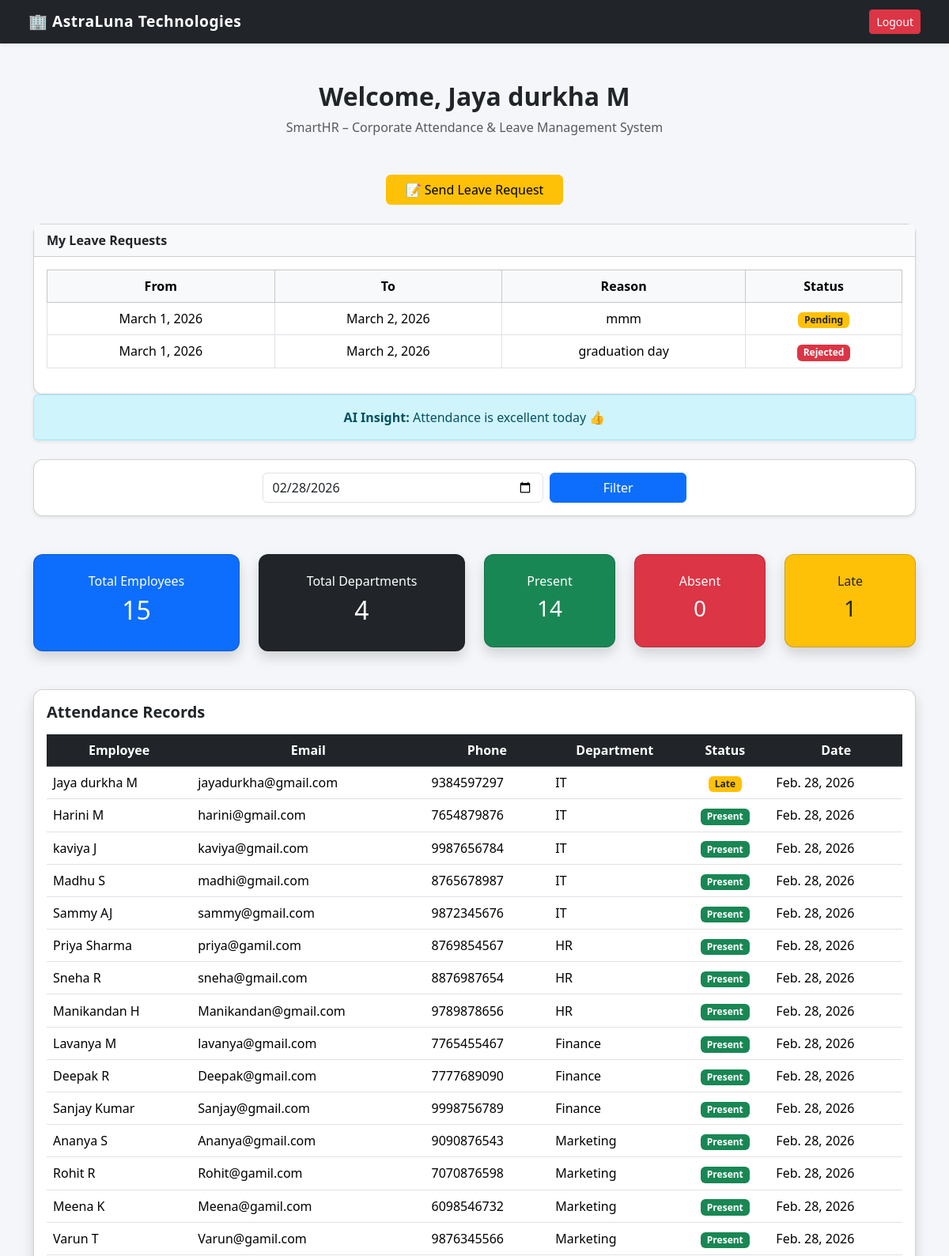
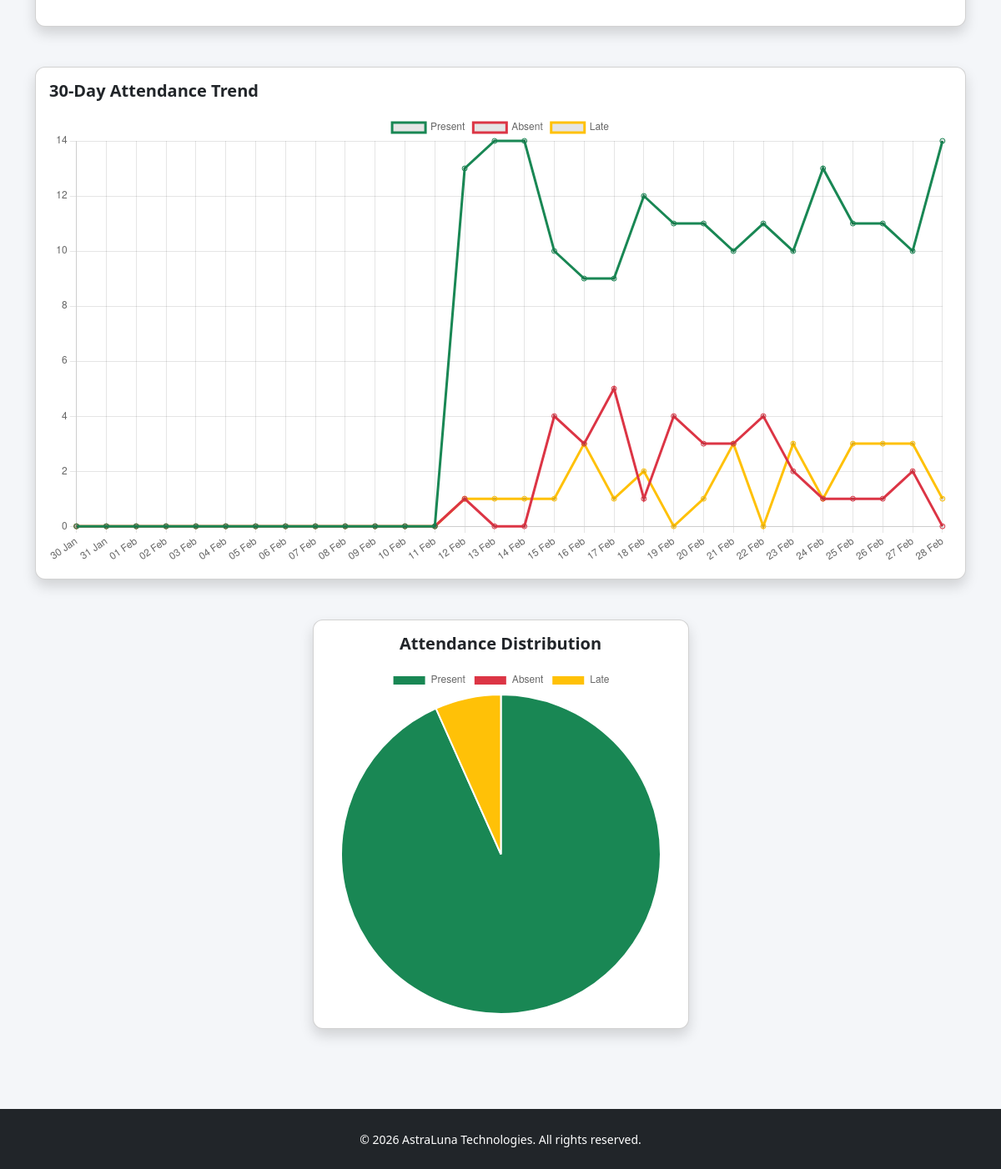
Screenshot of / (signed in) with the database file from the repository (2 pictures, top to bottom).
### employees/models.py (models this page shows, shortened)
class Employee(models.Model):
    user = models.OneToOneField(
        User,
        on_delete=models.CASCADE,
        null=True,
        blank=True,
        related_name="employee_profile"
    )
    first_name = models.CharField(max_length=100)
    last_name = models.CharField(max_length=100)
    email = models.EmailField(unique=True)
    phone = models.CharField(max_length=15)
    department = models.ForeignKey(Department, on_delete=models.CASCADE)
    position = models.CharField(max_length=100)
    joined_date = models.DateField()
    is_active = models.BooleanField(default=True)

class LeaveRequest(models.Model):
    STATUS_CHOICES = [
        ('Pending', 'Pending'),
        ('Approved', 'Approved'),
        ('Rejected', 'Rejected'),
    ]
    employee = models.ForeignKey(
        Employee,   # ✅ FIXED (was User before)
        on_delete=models.CASCADE,
        related_name="leave_requests"
    )
    reason = models.TextField()
    from_date = models.DateField()
    to_date = models.DateField()
    status = models.CharField(
        max_length=10,
        choices=STATUS_CHOICES,
        default='Pending'
    )
    created_at = models.DateTimeField(auto_now_add=True)
    updated_at = models.DateTimeField(auto_now=True)
    class Meta:
        ordering = ['-created_at']

class Attendance(models.Model):
    employee = models.ForeignKey(Employee, on_delete=models.CASCADE)
    date = models.DateField()
    check_in = models.TimeField(null=True, blank=True)
    check_out = models.TimeField(null=True, blank=True)
    status = models.CharField(
        max_length=20,
        choices=[
            ('Present', 'Present'),
            ('Absent', 'Absent'),
            ('Late', 'Late'),
        ],
        default='Present'
    )

class Department(models.Model):
    name = models.CharField(max_length=100)
    created_at = models.DateTimeField(auto_now_add=True)

### employees/views.py (the view)
# urls.py: path('', dashboard, name="dashboard"),
@login_required
def dashboard(request):
    user = request.user
    role = None
    if user.groups.filter(name='Admin').exists():
        role = "Admin"
    elif user.groups.filter(name='HR').exists():
        role = "HR"
    elif user.groups.filter(name='Viewer').exists():
        role = "Viewer"
    leave_requests = None
    if hasattr(user, "employee_profile"):
        leave_requests = LeaveRequest.objects.filter(
            employee=user.employee_profile
        ).order_by("-created_at")
    selected_date = request.GET.get("date")
    if selected_date:
        try:
            filter_date = datetime.strptime(selected_date, "%Y-%m-%d").date()
        except:
            filter_date = date.today()
    else:
        filter_date = date.today()
    total_employees = Employee.objects.count()
    total_departments = Department.objects.count()
    present_count = Attendance.objects.filter(date=filter_date, status="Present").count()
    absent_count = Attendance.objects.filter(date=filter_date, status="Absent").count()
    late_count = Attendance.objects.filter(date=filter_date, status="Late").count()
    if total_employees > 0:
        present_percent = round((present_count / total_employees) * 100, 1)
        absent_percent = round((absent_count / total_employees) * 100, 1)
        late_percent = round((late_count / total_employees) * 100, 1)
    else:
        present_percent = 0
        absent_percent = 0
        late_percent = 0
    if present_percent >= 80:
        ai_message = "Attendance is excellent today 👍"
    elif present_percent >= 60:
        ai_message = "Attendance is moderate today 🙂"
    else:
        ai_message = "High absenteeism detected ⚠ Please review attendance."
    dept_absent = Attendance.objects.filter(
        date=filter_date, status="Absent"
    ).values("employee__department__name").annotate(
        total=Count("id")
    ).order_by("-total").first()
    if dept_absent and dept_absent["total"] > 0:
        ai_message += f" | Most absences from {dept_absent['employee__department__name']} department."
    attendance_records = Attendance.objects.filter(
        date=filter_date
    ).select_related("employee", "employee__department")
    today = timezone.now().date()
    last_30_days = [today - timedelta(days=i) for i in range(29, -1, -1)]
    labels = []
    present_data = []
    absent_data = []
    late_data = []
    for day in last_30_days:
        labels.append(day.strftime("%d %b"))
        present_data.append(
            Attendance.objects.filter(date=day, status="Present").count()
        )
        absent_data.append(
            Attendance.objects.filter(date=day, status="Absent").count()
        )
        late_data.append(
            Attendance.objects.filter(date=day, status="Late").count()
        )
    context = {
        "leave_requests": leave_requests,
        "role": role,
        "username": user.username,
        "ai_message": ai_message,
        "total_employees": total_employees,
        "total_departments": total_departments,
        "present_count": present_count,
        "absent_count": absent_count,
        "late_count": late_count,
        "present_percent": present_percent,
        "absent_percent": absent_percent,
        "late_percent": late_percent,
        "attendance_records": attendance_records,
        "selected_date": filter_date,
        "labels": json.dumps(labels),
        "present_data": json.dumps(present_data),
        "absent_data": json.dumps(absent_data),
        "late_data": json.dumps(late_data),
    }
    return render(request, "dashboard.html", context)

### employees/templates/dashboard.html (shortened to what this page needs)
{% load static %}
<!DOCTYPE html>
<html>
<head>
    <link href="https://cdn.jsdelivr.net/npm/bootstrap@5.3.2/dist/css/bootstrap.min.css" rel="stylesheet">
</head>
<body>
<nav class="navbar navbar-expand-lg navbar-dark bg-dark shadow-sm px-4">
    <div class="container-fluid">
        <span class="navbar-brand fw-semibold">
            🏢 AstraLuna Technologies
        </span>
        <div class="d-flex align-items-center gap-2">
            <form action="{% url 'logout' %}" method="post" class="m-0">
                <button type="submit" class="btn btn-danger btn-sm">
                    Logout
                </button>
            </form>
        </div>
    </div>
</nav>
<div class="container py-5">
    <div class="text-center mb-5">
        <h2 class="fw-bold">
            Welcome,
            {% if leave_requests %}
                {{ request.user.employee_profile.first_name }}
                {{ request.user.employee_profile.last_name }}
            {% else %}
                {{ request.user.username }}
            {% endif %}
        </h2>
        <p class="text-muted">SmartHR – Corporate Attendance & Leave Management System</p>
    </div>
    {% if leave_requests %}
    <div class="text-center mb-4">
        <a href="{% url 'leave_request' %}" class="btn btn-warning px-4">
            📝 Send Leave Request
        </a>
    </div>
    {% endif %}
    {% if leave_requests %}
    <div class="card shadow-sm mt-4">
        <div class="card-header bg-light fw-bold">
            My Leave Requests
        </div>
        <div class="card-body">
            <table class="table table-bordered text-center">
                <thead class="table-light">
                    <tr>
                        <th>From</th>
                        <th>To</th>
                        <th>Reason</th>
                        <th>Status</th>
                    </tr>
                </thead>
                <tbody>
                    {% for leave in leave_requests %}
                    <tr>
                        <td>{{ leave.from_date }}</td>
                        <td>{{ leave.to_date }}</td>
                        <td>{{ leave.reason }}</td>
                        <td>
                            {% if leave.status == "Approved" %}
                                <span class="badge bg-success">Approved</span>
                            {% elif leave.status == "Rejected" %}
                                <span class="badge bg-danger">Rejected</span>
                            {% else %}
                                <span class="badge bg-warning text-dark">Pending</span>
                            {% endif %}
                        </td>
                    </tr>
                    {% endfor %}
                </tbody>
            </table>
        </div>
    </div>
    {% endif %}
    <div class="alert alert-info text-center shadow-sm mb-4">
        <strong>AI Insight:</strong> {{ ai_message }}
    </div>
    <div class="card shadow-sm mb-5">
        <div class="card-body">
            <form method="GET">
                <div class="row justify-content-center g-2">
                    <div class="col-md-4">
                        <input type="date" name="date"
                               value="{{ selected_date|date:'Y-m-d' }}"
                               class="form-control">
                    </div>
                    <div class="col-md-2">
                        <button type="submit" class="btn btn-primary w-100">
                            Filter
                        </button>
                    </div>
                </div>
            </form>
        </div>
    </div>
    <div class="row g-4 text-center mb-5">
        <div class="col-md-3">
            <div class="card stat-card shadow bg-primary text-white p-4">
                <h6>Total Employees</h6>
                <h2>{{ total_employees|default:0 }}</h2>
            </div>
        </div>
        <div class="col-md-3">
            <div class="card stat-card shadow bg-dark text-white p-4">
                <h6>Total Departments</h6>
                <h2>{{ total_departments|default:0 }}</h2>
            </div>
        </div>
        <div class="col-md-2">
            <div class="card stat-card shadow bg-success text-white p-4">
                <h6>Present</h6>
                <h3>{{ present_count|default:0 }}</h3>
            </div>
        </div>
        <div class="col-md-2">
            <div class="card stat-card shadow bg-danger text-white p-4">
                <h6>Absent</h6>
                <h3>{{ absent_count|default:0 }}</h3>
            </div>
        </div>
        <div class="col-md-2">
            <div class="card stat-card shadow bg-warning text-dark p-4">
                <h6>Late</h6>
                <h3>{{ late_count|default:0 }}</h3>
            </div>
        </div>
    </div>
    <div class="card shadow mb-5">
        <div class="card-body">
            <h5 class="mb-3 fw-semibold">Attendance Records</h5>
            <div class="table-responsive">
                <table class="table table-hover align-middle">
                    <thead class="table-dark text-center">
                        <tr>
                            <th>Employee</th>
                            <th>Email</th>
                            <th>Phone</th>
                            <th>Department</th>
                            <th>Status</th>
                            <th>Date</th>
                        </tr>
                    </thead>
                    <tbody>
                        {% for record in attendance_records %}
                        <tr>
                            <td>
                                {{ record.employee.first_name }}
                                {{ record.employee.last_name }}
                            </td>
                            <td>{{ record.employee.email|default:"N/A" }}</td>
                            <td>{{ record.employee.phone|default:"N/A" }}</td>
                            <td>{{ record.employee.department.name }}</td>
                            <td class="text-center">
                                {% if record.status == "Present" %}
                                    <span class="badge bg-success">Present</span>
                                {% elif record.status == "Absent" %}
                                    <span class="badge bg-danger">Absent</span>
                                {% elif record.status == "Late" %}
                                    <span class="badge bg-warning text-dark">Late</span>
                                {% else %}
                                    <span class="badge bg-secondary">Unknown</span>
                                {% endif %}
                            </td>
                            <td>{{ record.date }}</td>
                        </tr>
                        {% empty %}
                        <tr>
                            <td colspan="6" class="text-center text-muted py-4">
                                No records found.
                            </td>
                        </tr>
                        {% endfor %}
                    </tbody>
                </table>
            </div>
        </div>
    </div>
    <div class="card shadow mb-5">
        <div class="card-body">
            <h5 class="mb-3 fw-semibold">30-Day Attendance Trend</h5>
            <canvas id="lineChart"></canvas>
        </div>
    </div>
    <div class="row justify-content-center">
        <div class="col-md-6 col-lg-5">
            <div class="card shadow">
                <div class="card-body text-center">
                    <h5 class="mb-3 fw-semibold">Attendance Distribution</h5>
                    <canvas id="attendanceChart"></canvas>
                </div>
            </div>
        </div>
    </div>
</div>
<script>
    new Chart(document.getElementById('attendanceChart'), {
        type: 'pie',
        data: {
            labels: ['Present', 'Absent', 'Late'],
            datasets: [{
                data: [
                    {{ present_count|default:0 }},
                    {{ absent_count|default:0 }},
                    {{ late_count|default:0 }}
                ],
                backgroundColor: ['#198754', '#dc3545', '#ffc107']
            }]
        }
    });
    new Chart(document.getElementById("lineChart"), {
        type: "line",
        data: {
            labels: {{ labels|default:"[]"|safe }},
            datasets: [
                {
                    label: "Present",
                    data: {{ present_data|default:"[]"|safe }},
                    borderColor: "#198754",
                    fill: false
                },
                {
                    label: "Absent",
                    data: {{ absent_data|default:"[]"|safe }},
                    borderColor: "#dc3545",
                    fill: false
                },
                {
                    label: "Late",
                    data: {{ late_data|default:"[]"|safe }},
                    borderColor: "#ffc107",
                    fill: false
                }
            ]
        }
    });
</script>
<footer class="text-center py-4 mt-5 bg-dark text-white">
    <small> © 2026 AstraLuna Technologies. All rights reserved.</small>
</footer>
</body>
</html>

### employees/templates/dashboard.html (style rules this page uses)
body { background-color: #f4f6f9; }
.stat-card { border-radius: 12px; transition: transform 0.2s ease-in-out; }
.card { border-radius: 12px; }
.navbar-brand { font-size: 1.2rem; letter-spacing: 0.5px; }

### rows the page displays
LeaveRequest: from_date "March 1, 2026", to_date "March 2, 2026", reason "mmm", status "Pending"
LeaveRequest: from_date "March 1, 2026", to_date "March 2, 2026", reason "graduation day", status "Rejected"
Attendance: employee.first_name "Jaya durkha", employee.last_name "M", employee.email "jayadurkha@gmail.com", employee.phone "9384597297", employee.department.name "IT", status "Late", date "Feb. 28, 2026"
Attendance: employee.first_name "Harini", employee.last_name "M", employee.email "harini@gmail.com", employee.phone "7654879876", employee.department.name "IT", status "Present", date "Feb. 28, 2026"
Attendance: employee.first_name "kaviya", employee.last_name "J", employee.email "kaviya@gmail.com", employee.phone "9987656784", employee.department.name "IT", status "Present", date "Feb. 28, 2026"
Attendance: employee.first_name "Madhu", employee.last_name "S", employee.email "madhi@gmail.com", employee.phone "8765678987", employee.department.name "IT", status "Present", date "Feb. 28, 2026"
Attendance: employee.first_name "Sammy", employee.last_name "AJ", employee.email "sammy@gmail.com", employee.phone "9872345676", employee.department.name "IT", status "Present", date "Feb. 28, 2026"
Attendance: employee.first_name "Priya", employee.last_name "Sharma", employee.email "priya@gamil.com", employee.phone "8769854567", employee.department.name "HR", status "Present", date "Feb. 28, 2026"
Attendance: employee.first_name "Sneha", employee.last_name "R", employee.email "sneha@gmail.com", employee.phone "8876987654", employee.department.name "HR", status "Present", date "Feb. 28, 2026"
Attendance: employee.first_name "Manikandan", employee.last_name "H", employee.email "Manikandan@gmail.com", employee.phone "9789878656", employee.department.name "HR", status "Present", date "Feb. 28, 2026"
Attendance: employee.first_name "Lavanya", employee.last_name "M", employee.email "lavanya@gmail.com", employee.phone "7765455467", employee.department.name "Finance", status "Present", date "Feb. 28, 2026"
Attendance: employee.first_name "Deepak", employee.last_name "R", employee.email "Deepak@gmail.com", employee.phone "7777689090", employee.department.name "Finance", status "Present", date "Feb. 28, 2026"
Attendance: employee.first_name "Sanjay", employee.last_name "Kumar", employee.email "Sanjay@gmail.com", employee.phone "9998756789", employee.department.name "Finance", status "Present", date "Feb. 28, 2026"
Attendance: employee.first_name "Ananya", employee.last_name "S", employee.email "Ananya@gmail.com", employee.phone "9090876543", employee.department.name "Marketing", status "Present", date "Feb. 28, 2026"
Attendance: employee.first_name "Rohit", employee.last_name "R", employee.email "Rohit@gamil.com", employee.phone "7070876598", employee.department.name "Marketing", status "Present", date "Feb. 28, 2026"
Attendance: employee.first_name "Meena", employee.last_name "K", employee.email "Meena@gamil.com", employee.phone "6098546732", employee.department.name "Marketing", status "Present", date "Feb. 28, 2026"
Attendance: employee.first_name "Varun", employee.last_name "T", employee.email "Varun@gamil.com", employee.phone "9876345566", employee.department.name "Marketing", status "Present", date "Feb. 28, 2026"

### other values shown
{{ request.user.employee_profile.first_name }} "Jaya durkha"
{{ request.user.employee_profile.last_name }} "M"
{{ total_employees|default:0 }} "15"
{{ total_departments|default:0 }} "4"
{{ present_count|default:0 }} "14"
{{ absent_count|default:0 }} "0"
{{ late_count|default:0 }} "1"
chart data {{ present_count|default:0 }} 14
chart data {{ absent_count|default:0 }} 0
chart data {{ late_count|default:0 }} 1
